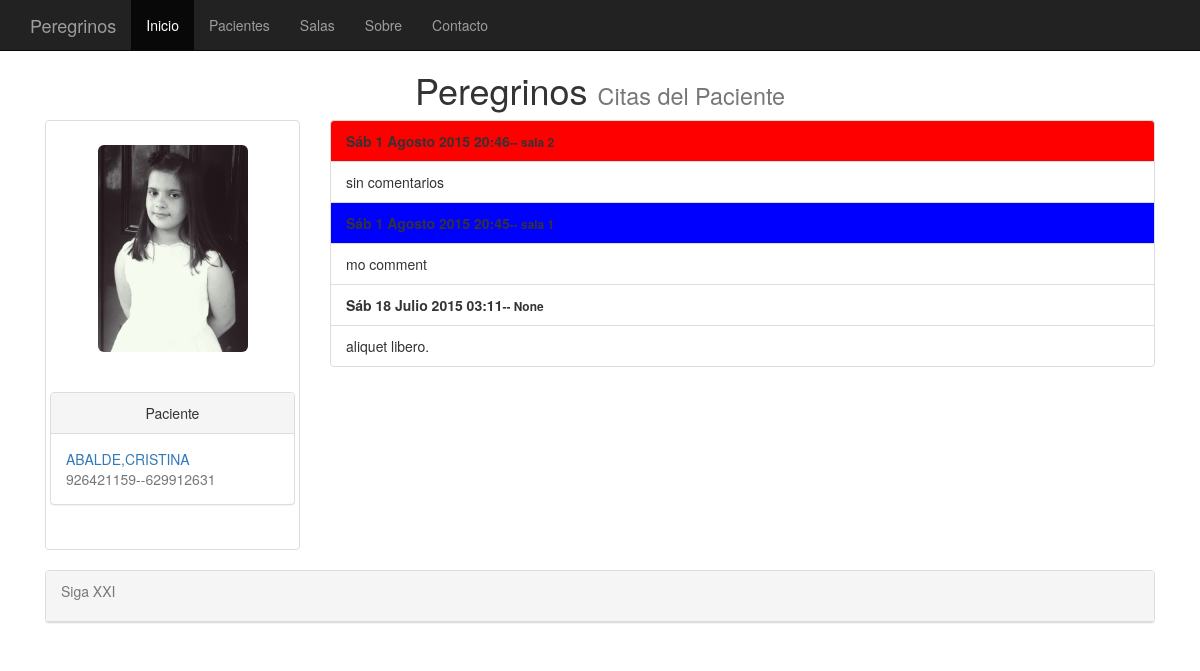
/citas/431/, run on an earlier commit of the app's database.
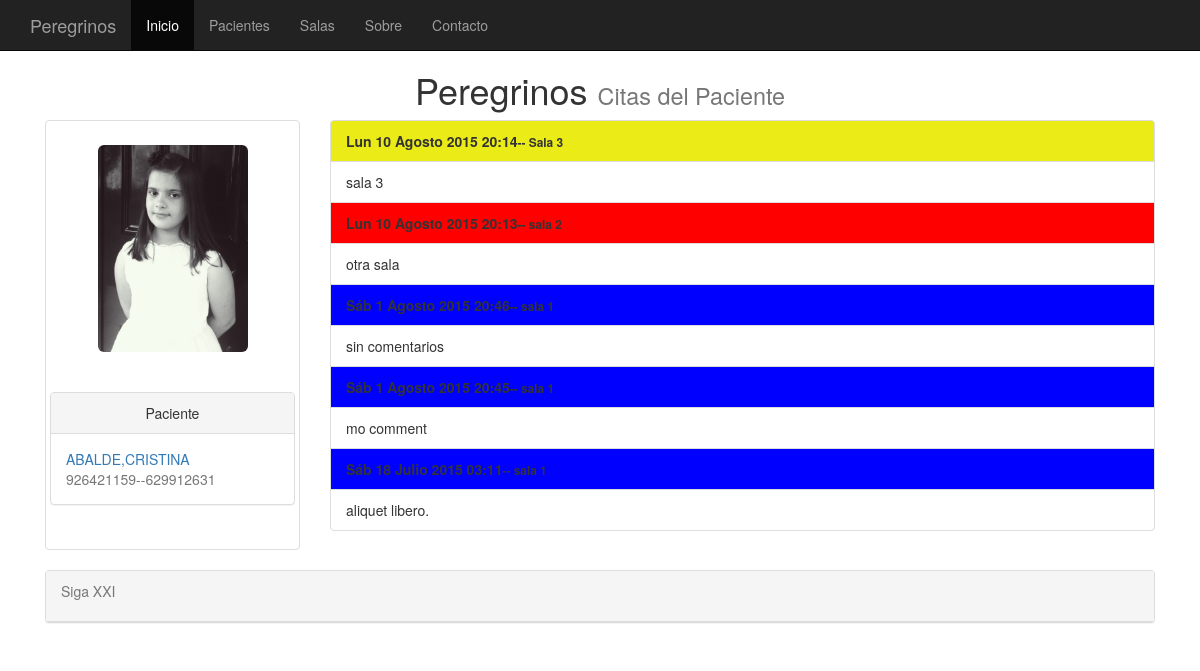
And on a later commit of the database.
### clinica/models.py (models this page shows, shortened)
class citas(models.Model):
    fecha = models.DateTimeField(default=datetime.now, blank=True)
    cliente = models.ForeignKey(clientes, default=None, null=True, blank=True)
    observaciones = models.TextField()
    sala = models.ForeignKey(salas, default=None, null=True, blank=True)

class salas(models.Model):
    sala = models.CharField(max_length=25)
    color = models.CharField(max_length=7)
    observaciones = models.TextField(default=None, null=True)
    def __unicode__(self):
        return self.sala

### clinica/views.py (the view)
# urls.py: url(r'^citas/([\w]+)/$', ListaCitas.as_view(), name='listacitas' ),
class ListaCitas(ListView):
    paginate_by = 7
    def get_queryset(self):
        self.cliente = get_object_or_404(clientes, id=self.args[0])
        return citas.objects.filter(cliente=self.cliente).order_by('-fecha')
    def get_context_data(self,**kwargs):
        context = super(ListaCitas,self).get_context_data(**kwargs)
        context['cliente']=self.cliente
        return context

### templates/clinica/citas_list.html
{% extends "clinica/plantilla_clientes.html" %}
{% block titulo %}
Citas del Paciente
{% endblock %}
{% block lista %}
	<div class="col-md-9" >
		{% if object_list %}
			<div class="list-group">
				{% for citas  in object_list %}
					<spam class="list-group-item" style="background-color:{{citas.sala.color}};"  ><strong>{{ citas.fecha | date:"D j  F  Y H:i" }}<small>-- {{citas.sala}}</small></strong></spam>
					<spam class="list-group-item"><smal>{{ citas.observaciones }}</smal></spam>
			  {% endfor %}
			</div>
	        {% else %}
	            <p>No hay citas.</p>
	  	{% endif %}
</div>
{% endblock lista %}

What changed in the data, as far as the page shows it:
added citas: fecha "Lun 10 Agosto 2015 20:14", sala "Sala 3", observaciones "sala 3"
added citas: fecha "Lun 10 Agosto 2015 20:13", sala "sala 2", observaciones "otra sala"
changed citas "Sáb 1 Agosto 2015 20:46": sala_id 2 → 1 (drawn); sala "sala 2" → "sala 1"
changed citas "Sáb 18 Julio 2015 03:11": sala_id empty → 1 (drawn); sala "None" → "sala 1"
